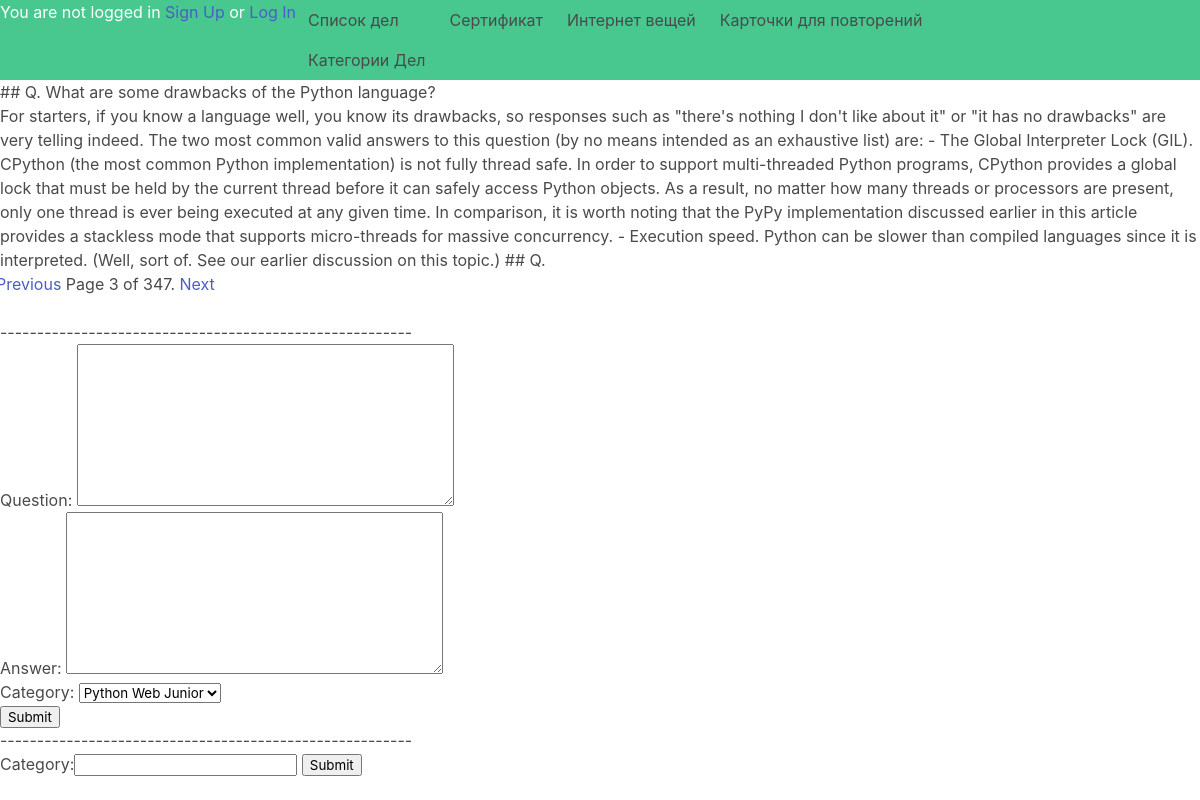
The page /flashcards/?page=3 on the database its author committed.
### flashcards/models.py (models this page shows, shortened)
class FlashCard(models.Model): # Таблица новостей которая наследует models.Model
    question = models.TextField() # название тега
    answer = models.TextField() # название тега
    user = models.ForeignKey(settings.AUTH_USER_MODEL, on_delete=models.CASCADE, blank = True, null = True)
    category = models.ForeignKey(Category, default="general",on_delete=models.PROTECT)
    class Meta:
        verbose_name = ("FlashCard") # человекочитаемое имя объекта
        verbose_name_plural = ("FlashCards")  #человекочитаемое множественное имя для Категорий

class Category(models.Model):
    category = models.CharField(max_length=300)
    def __str__(self):
        return self.category

### flashcards/views.py (the view, shortened to what this page needs)
# urls.py: path('', FlashCardView.as_view(), name='iot')
class FlashCardView(TemplateView):
    def get(self, request, *args, **kwargs):
        cards = FlashCard.objects.all()
        paginator = Paginator(cards, 1)
        formcard = FlashCardForm()
        formcategory = CategoryForm()
        page = request.GET.get('page')
        try:
            cards = paginator.page(page)
        except PageNotAnInteger:
            cards = paginator.page(1)
        except EmptyPage:
            cards = paginator.page(paginator.num_pages)
        return render(request, 'flashcard.html', {'formcard' : formcard, 'formcategory': formcategory, 'page' : page, 'cards' : cards})

### flashcards/form.py
class FlashCardForm(ModelForm):
    class Meta:
        model = FlashCard
        exclude = ('id','user')

class CategoryForm(ModelForm):
    class Meta:
        model = Category
        exclude = "__all__"

### templates/flashcard.html (shortened to what this page needs)
{% extends 'base.html' %}
{% block content %}
{%for card in cards%}
    <h5>{{card.question}} </h5><p>
    {{card.answer}} </p>
{% endfor %}
{% include "pagination.html" with page=cards %}
--------------------------------------------------------
<form action="/flashcards/" method="POST">
    {{ formcard.as_p }}
    <input type="submit" value="Submit" />
</form>
--------------------------------------------------------
<form action="/flashcards/" method="POST">
    {{ formcategory }}
    <input type="submit" value="Submit" />
</form>
{% endblock %}

### rows shown on the page
FlashCard: question "## Q. What are some drawbacks of the Python language?", answer "For starters, if you know a language well, you know its drawbacks, so responses such as \"there's nothing I don't like about it\" or \"it has no drawbacks\" are very telling indeed. The two most common valid answers to this question (by no means intended as an exhaustive list) are: - The Global Interpreter Lock (GIL). CPython (the most common Python implementation) is not fully thread safe. In order to support multi-threaded Python programs, CPython provides a global lock that must be held by the current thread before it can safely access Python objects. As a result, no matter how many threads or processors are present, only one thread is ever being executed at any given time. In comparison, it…"
Category: category "Python Web Junior"

### other values the page prints
{{ page.number }} "3"
{{ page.paginator.num_pages }} "347"
